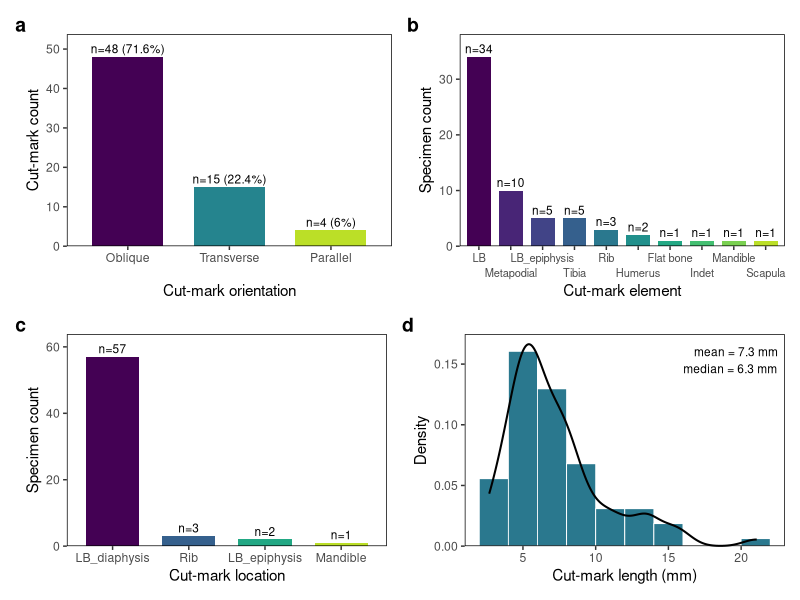
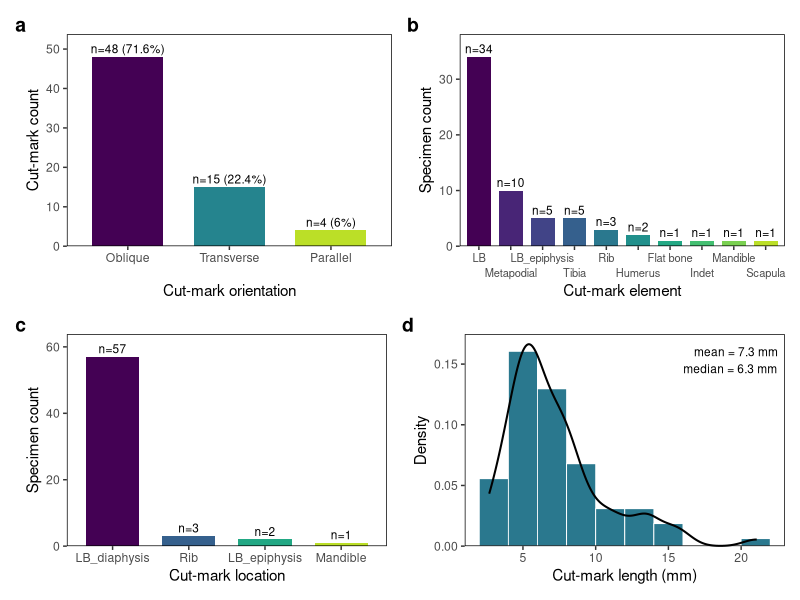
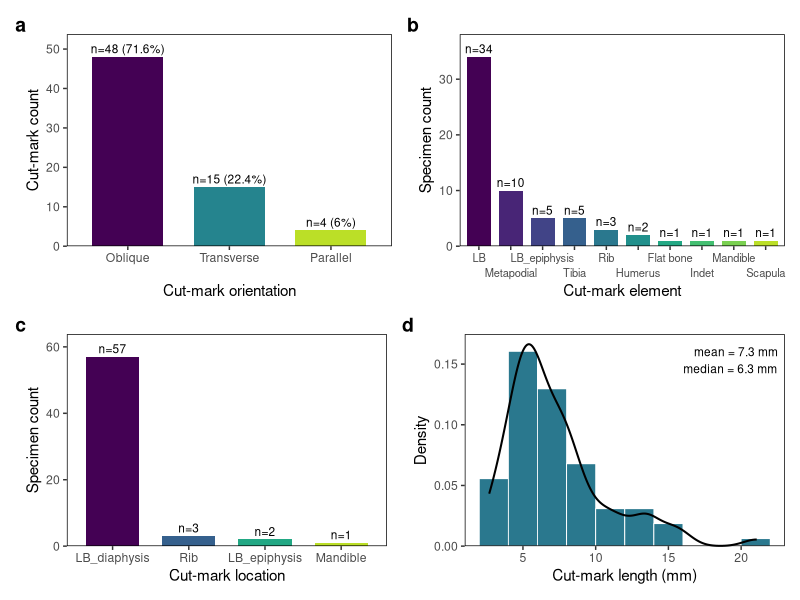

These charts were generated, in order, by the following R code:
library("readxl")
library("tidyverse")
library("viridis")
library("patchwork")

# Import data ------------------------------------------------------------------
BFC_CUTMARK <- read_excel("taphnomic_cutmark.xlsx", sheet = 1) %>%
  select(ID, Length, Orientation, Location, Element) %>%
  filter(!is.na(ID))   # drop trailing empty rows

# Global variables -------------------------------------------------------------
orientation_order <- c("Oblique", "Transverse", "Parallel")

# Matches the shared plot_theme used across the project's figures.
plot_theme <- theme(
  panel.background = element_blank(),
  panel.border     = element_rect(color = "black", fill = NA, linewidth = 0.5),
  axis.line        = element_blank(),
  axis.title.x     = element_blank(),
  axis.text.x      = element_text()
)

# Cleaning ---------------------------------------------------------------------
# a) Orientation -- unit = individual cut mark
#    "two parallel" -> two parallel marks; split on "/" or ";".
orientation_marks <- BFC_CUTMARK %>%
  select(ID, Orientation) %>%
  filter(!is.na(Orientation)) %>%
  mutate(Orientation = str_to_lower(Orientation),
         Orientation = str_replace_all(Orientation, "two parallel", "parallel/parallel")) %>%
  separate_rows(Orientation, sep = "\\s*[/;]\\s*") %>%
  mutate(Orientation = str_trim(Orientation)) %>%
  filter(Orientation != "") %>%
  mutate(Orientation = str_to_title(Orientation),
         Orientation = factor(Orientation, levels = orientation_order))

# d) Length -- unit = individual cut mark; strip "mm", split on "/", to numeric.
length_marks <- BFC_CUTMARK %>%
  select(ID, Length) %>%
  filter(!is.na(Length)) %>%
  mutate(Length = str_remove_all(Length, "mm|\\s")) %>%
  separate_rows(Length, sep = "/") %>%
  filter(Length != "") %>%
  mutate(Length_mm = as.numeric(Length)) %>%
  filter(!is.na(Length_mm))

# b) Element & c) Location -- unit = specimen
element_specimens <- BFC_CUTMARK %>%
  filter(!is.na(Element)) %>%
  count(Element) %>%
  arrange(desc(n)) %>%
  mutate(Element = factor(Element, levels = Element))

location_specimens <- BFC_CUTMARK %>%
  filter(!is.na(Location)) %>%
  mutate(Location = str_replace(Location, "close to epi\\.", "epiphysis surface"),
         Location = str_remove(Location, "\\s*surface"),   # drop trailing "surface"
         Location = str_to_sentence(Location),
         Location = recode(Location,                       # long-bone diaphysis / epiphysis
                           "Diaphysis" = "LB_diaphysis",
                           "Epiphysis" = "LB_epiphysis")) %>%
  count(Location) %>%
  arrange(desc(n)) %>%
  mutate(Location = factor(Location, levels = Location))

# Report counts
cat("\nSpecimens with cut marks:", nrow(BFC_CUTMARK), "\n")
cat("Total individual cut marks (Orientation):", nrow(orientation_marks), "\n")
cat("Total individual cut marks (Length):", nrow(length_marks), "\n\n")
print(orientation_marks %>% count(Orientation))
print(element_specimens)
print(location_specimens)
cat(sprintf("\nLength (mm): mean = %.2f, sd = %.2f, min = %.2f, max = %.2f, n = %d\n",
            mean(length_marks$Length_mm), sd(length_marks$Length_mm),
            min(length_marks$Length_mm), max(length_marks$Length_mm),
            nrow(length_marks)))

# Panels -----------------------------------------------------------------------
# a) Orientation
p_orientation <- orientation_marks %>%
  count(Orientation) %>%
  mutate(percentage = round(n / sum(n) * 100, 1)) %>%
  ggplot(aes(x = Orientation, y = n, fill = Orientation)) +
  geom_bar(stat = "identity", width = 0.7) +
  geom_text(aes(label = paste0("n=", n, " (", percentage, "%)")), vjust = -0.4, size = 3) +
  scale_fill_viridis_d(option = "D", begin = 0, end = 0.9) +
  scale_y_continuous(expand = expansion(mult = c(0, 0.12))) +
  labs(x = "Cut-mark orientation", y = "Cut-mark count") +
  plot_theme +
  theme(legend.position = "none", axis.title.x = element_text(size = 11, color = "black"))

# b) Element
p_element <- element_specimens %>%
  ggplot(aes(x = Element, y = n, fill = Element)) +
  geom_bar(stat = "identity", width = 0.75) +
  geom_text(aes(label = paste0("n=", n)), vjust = -0.4, size = 3) +
  scale_fill_viridis_d(option = "D", begin = 0, end = 0.9) +
  scale_x_discrete(guide = guide_axis(n.dodge = 2)) +   # stagger labels: horizontal, no overlap
  scale_y_continuous(expand = expansion(mult = c(0, 0.12))) +
  labs(x = "Cut-mark element", y = "Specimen count") +
  plot_theme +
  theme(legend.position = "none", axis.text.x = element_text(size = 8),
        axis.title.x = element_text(size = 11, color = "black"))

# c) Location
p_location <- location_specimens %>%
  ggplot(aes(x = Location, y = n, fill = Location)) +
  geom_bar(stat = "identity", width = 0.7) +
  geom_text(aes(label = paste0("n=", n)), vjust = -0.4, size = 3) +
  scale_fill_viridis_d(option = "D", begin = 0, end = 0.9) +
  scale_y_continuous(expand = expansion(mult = c(0, 0.12))) +
  labs(x = "Cut-mark location", y = "Specimen count") +
  plot_theme +
  theme(legend.position = "none", axis.title.x = element_text(size = 11, color = "black"))

# d) Length distribution
len_mean   <- mean(length_marks$Length_mm)
len_median <- median(length_marks$Length_mm)
p_length <- ggplot(length_marks, aes(x = Length_mm)) +
  geom_histogram(aes(y = after_stat(density)), binwidth = 2, boundary = 0,
                 fill = viridis(1, begin = 0.4), color = "white", linewidth = 0.3) +
  geom_density(color = "black", linewidth = 0.7) +
  annotate("text", x = Inf, y = Inf, hjust = 1.08, vjust = 1.5, size = 3, color = "black",
           label = sprintf("mean = %.1f mm\nmedian = %.1f mm", len_mean, len_median)) +
  scale_x_continuous(breaks = seq(0, 25, by = 5)) +
  scale_y_continuous(expand = expansion(mult = c(0, 0.05))) +
  labs(x = "Cut-mark length (mm)", y = "Density") +
  plot_theme +
  theme(axis.title.x = element_text(size = 11, color = "black"))

# Composite figure -------------------------------------------
fig_cutmark <- (p_orientation | p_element) / (p_location | p_length) +
  plot_annotation(tag_levels = "a") &
  theme(plot.tag = element_text(face = "bold", size = 14))
print(fig_cutmark)

ggsave("BFC_taphonomy_cutmark.pdf", fig_cutmark, width = 10, height = 7.5)
ggsave("BFC_taphonomy_cutmark.png", fig_cutmark, width = 10, height = 7.5, dpi = 300, bg = "white")
